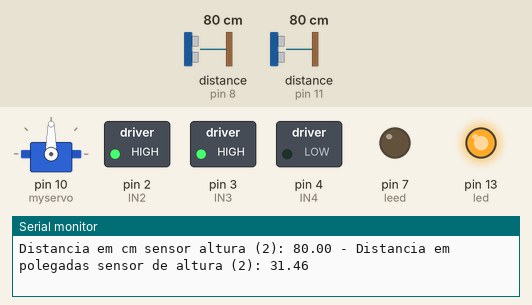
Recording of a sketch running on a simulated Arduino Uno, built with avr-gcc and run on an emulated ATmega328P. Parts: servo, switched loads named in the sketch (green lamp = pin HIGH), output pins drawn as LEDs (lit = HIGH), the last lines printed to the serial monitor. Dashed ring = blinking. Inputs (shaded band) come from the test bench; at power-on: distance to the obstacle (sensors on pin 11, pin 8) 80 cm. The echo pulse lasts 58.3 µs per cm; pins used as bus, display or sensor lines are not drawn.

Above: at 2.2 s.
2.3 s: distance to the obstacle (sensor on pin 11) set to 6 cm
At 3.3 s:
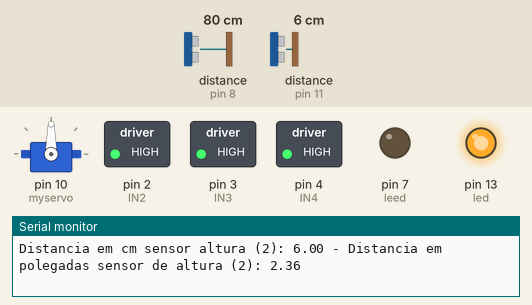
5.8 s: distance to the obstacle (sensor on pin 11) set to 3 cm
At 8.1 s:
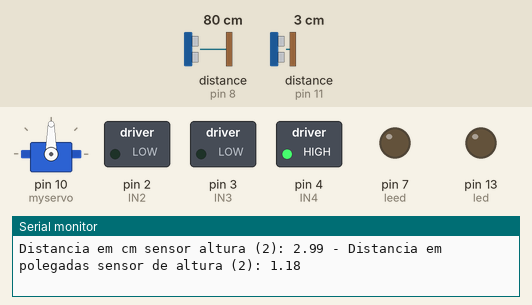
8.7 s: distance to the obstacle (sensor on pin 8) set to 22 cm
10.6 s: distance to the obstacle (sensor on pin 8) set to 18 cm
At 11.2 s:
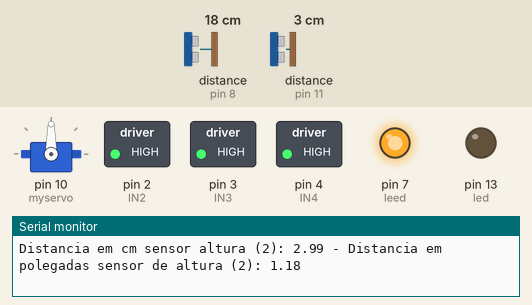
14.1 s: distance to the obstacle (sensor on pin 8) set to 60 cm
17.6 s: distance to the obstacle (sensor on pin 11) set to 9 cm
At 19.6 s:
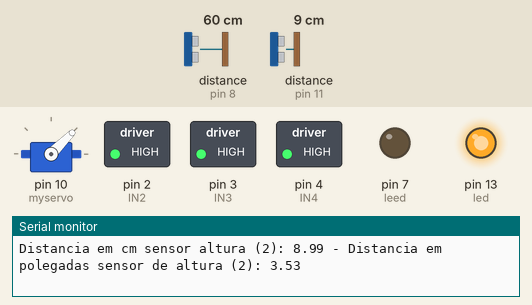
Timing chart, 0 to 22.1 s (numbered marks = the images above; inputs shaded):
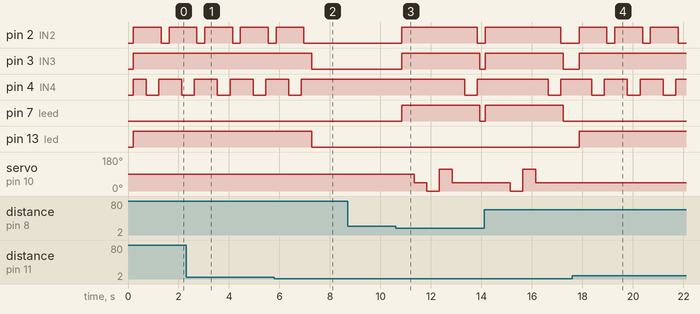

The sketch:

Robo_Antiqueda_e_Anticolisao_2.0.ino
```cpp
/*____________________________________________________________________________________________________

OBS: Esta é a versão mais atualizada que encontrei no pendrive, em breve providencio a versão final
utilizada na apresentação do projeto
_____________________________________________________________________________________________________*/

#include <Ultrasonic.h>
#include <Servo.h>
#define pino_trigger 9 //Sensor de Cima
#define pino_echo 8
#define leed 7

#define pino_triggger 12 //Sensor de Baixo
#define pino_eccho 11
#define led 13

//Definicoes pinos Arduino ligados a entrada da Ponte H
int val;
int ChaveEsquerda;
int ChaveCentral;
int ChaveDireita;
int IN1 = 1;
int IN2 = 2;
int IN3 = 3;
int IN4 = 4;
Servo myservo;
//Inicializa o sensor nos pinos definidos acima
Ultrasonic ultrasonic(pino_trigger, pino_echo);
Ultrasonic ultrasonic2(pino_triggger, pino_eccho);

void setup()
{

  Serial.begin(115200);

  Serial.println("Lendo dados do sensor...");
  //Define os pinos como saida
  pinMode(IN1, OUTPUT);
  pinMode(IN2, OUTPUT);
  pinMode(IN3, OUTPUT);
  pinMode(IN4, OUTPUT);
  pinMode(led, OUTPUT);
  pinMode(leed, OUTPUT);
   myservo.attach(10);
    pinMode(ChaveEsquerda, INPUT);        //Aciona o resistor pull-up interno
    digitalWrite(ChaveEsquerda, HIGH);
    pinMode(ChaveCentral, INPUT);
    digitalWrite(ChaveCentral, HIGH);
    pinMode(ChaveDireita, INPUT);
    digitalWrite(ChaveDireita, HIGH);
}

void loop()
{
//Le as informacoes do sensor, em cm e pol

  float cmMsec1,cmMsec2,inMsec1, inMsec2;

  long microsec1 = ultrasonic.timing();
  cmMsec1 = ultrasonic.convert(microsec1, Ultrasonic::CM);
  inMsec1 = ultrasonic.convert(microsec1, Ultrasonic::IN);
//DELAY
  long microsec2 = ultrasonic2.timing();
  cmMsec2 = ultrasonic.convert(microsec2, Ultrasonic::CM);
  inMsec2 = ultrasonic.convert(microsec2, Ultrasonic::IN);
//DELAY
  //Exibe informacoes no serial monitor
  Serial.print("Distancia em cm sensor largura (1): ");
  Serial.print(cmMsec1);
  Serial.print(" - Distancia em polegadas sensor largura (1): ");
  Serial.println(inMsec1);
  delay(100);
  Serial.print("Distancia em cm sensor altura (2): ");
  Serial.print(cmMsec2);
  Serial.print(" - Distancia em polegadas sensor de altura (2): ");
  Serial.println(inMsec2);
  delay(100);

  if((cmMsec1) >= 20){
  //Gira os Dois Motores no Sentido Horario
  digitalWrite(IN1, HIGH);
  digitalWrite(IN2, LOW);
  //motor b
  digitalWrite(IN3, LOW);
  digitalWrite(IN4, HIGH);
  digitalWrite(leed, LOW);

  }
  if((cmMsec1) < 20){ //imprime o valor da variavel distancia
  //Para os Motores A e B
  digitalWrite(IN1, HIGH);
  digitalWrite(IN2, HIGH);
  digitalWrite(IN3, HIGH);
  digitalWrite(IN4, HIGH);
  digitalWrite(leed, HIGH);
  delay(500);

  myservo.write(45);
  delay(500);
  myservo.write(-100);
  delay(500);
  myservo.write(115);
  delay(500);
  myservo.write(45);
  delay(500);

  digitalWrite(IN1, LOW); // DA RÉ
  digitalWrite(IN2, HIGH);
  //motor b
  digitalWrite(IN3, HIGH);
  digitalWrite(IN4, LOW);
  delay(500);

  digitalWrite(IN1, HIGH);  //VIRA PARA ESQUERDA
  digitalWrite(IN2, LOW);
  digitalWrite(IN3, HIGH);
  digitalWrite(IN4, HIGH);
  delay(100);
  digitalWrite(leed, HIGH);

  }
  if((cmMsec2) >= 5){ //imprime o valor da variavel distancia
  //Para os Motores A e B
  digitalWrite(IN1, HIGH);
  digitalWrite(IN2, HIGH);
  digitalWrite(IN3, HIGH);
  digitalWrite(IN4, HIGH);
  digitalWrite(led, HIGH);
  delay(500);

  digitalWrite(IN1, LOW); // DA RÉ
  digitalWrite(IN2, HIGH);
  //motor b
  digitalWrite(IN3, HIGH);
  digitalWrite(IN4, LOW);
  delay(500);

  digitalWrite(IN1, HIGH);
  digitalWrite(IN2, HIGH);
  digitalWrite(IN3, HIGH);
  digitalWrite(IN4, HIGH);
  delay(100);

  digitalWrite(IN1, HIGH);  //VIRA PARA ESQUERDA
  digitalWrite(IN2, LOW);
  digitalWrite(IN3, HIGH);
  digitalWrite(IN4, HIGH);
  delay(100);
  }
  if((cmMsec2) < 5){
  digitalWrite(IN1, HIGH);
  digitalWrite(IN2, LOW);
  //motor b
  digitalWrite(IN3, LOW);
  digitalWrite(IN4, HIGH);
  digitalWrite(led, LOW);
  digitalWrite(leed, LOW);
  }
}
```

Measured:
- the behaviour switches between 5 and 4 cm on distance to the obstacle (sensor on pin 11) (found by bisection; images 1 and 2)
- the behaviour switches between 20 and 19 cm on distance to the obstacle (sensor on pin 8) (found by bisection; images 2 and 3)
- after the input at 5.8 s, pin 2 (IN2): goes on until 7.0 s, then stays LOW; pin 3 (IN3), pin 13 (led): HIGH → LOW after 1.5 s; pin 4 (IN4): goes on until 6.9 s, then stays HIGH
- after the input at 10.6 s, pin 2 (IN2): LOW → HIGH after 0.23 s, → LOW 3.0 s later; pin 3 (IN3), pin 7 (leed): LOW → HIGH after 0.23 s, → LOW 3.1 s later; pin 4 (IN4): HIGH → LOW after 2.7 s, → HIGH 0.50 s later; servo on pin 10 (myservo): 90° → 45° after 0.73 s, → 0° 0.50 s later, → 115° 0.50 s later, → 45° 0.50 s later
- after the input at 17.6 s, pin 2 (IN2): alternates HIGH for 1.1 s and LOW for 0.31 s, starting after 0.27 s; pin 3 (IN3), pin 13 (led): LOW → HIGH after 0.27 s; pin 4 (IN4): alternates HIGH for 0.91 s and LOW for 0.50 s, starting after 0.77 s
- by itself, pin 2 (IN2): alternates HIGH for 1.1 s and LOW for 0.31 s
- by itself, pin 4 (IN4): alternates HIGH for 0.91 s and LOW for 0.50 s
